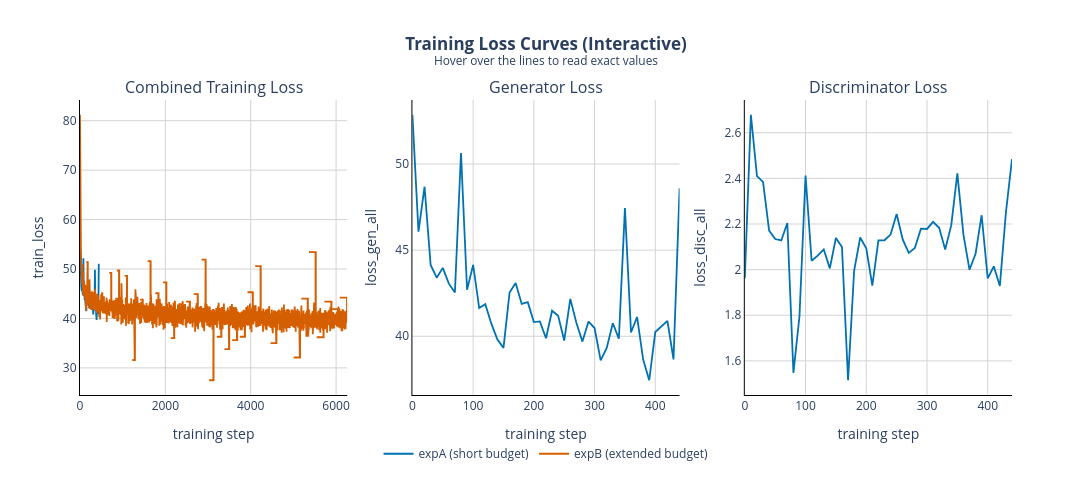

The notebook cell saved with this chart:
### Code cell
# An interactive Plotly version of the loss curves. The static figure
# above is the one we use in the report and slides, but during the viva
# it is useful to be able to hover over the lines and read off exact
# loss values. This cell also saves a self-contained HTML file that
# can be opened in any browser without Python.

import plotly.graph_objects as go
from plotly.subplots import make_subplots

if metrics_a.empty:
    print("No metrics yet, skipping interactive plot.")
else:
    fig_int = make_subplots(
        rows=1, cols=3,
        subplot_titles=("Combined Training Loss",
                        "Generator Loss",
                        "Discriminator Loss"),
        shared_xaxes=False, horizontal_spacing=0.07,
    )

    columns_to_plot = ["train_loss", "loss_gen_all", "loss_disc_all"]

    for i, col in enumerate(columns_to_plot, start=1):
        if col in metrics_a.columns:
            a = metrics_a.dropna(subset=[col])
            a_steps = a["step"].values - a["step"].iloc[0]
            fig_int.add_trace(
                go.Scatter(
                    x=a_steps, y=a[col].values,
                    name="expA (short budget)" if i == 1 else None,
                    legendgroup="expA", showlegend=(i == 1),
                    line=dict(color="rgb(0, 114, 178)", width=1.8),
                    hovertemplate="step %{x}<br>loss %{y:.4f}<extra>expA</extra>",
                ),
                row=1, col=i,
            )

        if not metrics_b.empty and col in metrics_b.columns:
            b = metrics_b.dropna(subset=[col])
            b_steps = b["step"].values - b["step"].iloc[0]
            fig_int.add_trace(
                go.Scatter(
                    x=b_steps, y=b[col].values,
                    name="expB (extended budget)" if i == 1 else None,
                    legendgroup="expB", showlegend=(i == 1),
                    line=dict(color="rgb(213, 94, 0)", width=1.8),
                    hovertemplate="step %{x}<br>loss %{y:.4f}<extra>expB</extra>",
                ),
                row=1, col=i,
            )

        fig_int.update_xaxes(title_text="training step", row=1, col=i)
        fig_int.update_yaxes(title_text=col, row=1, col=i)

    fig_int.update_layout(
        title=dict(
            text="<b>Training Loss Curves (Interactive)</b><br>"
                 "<sup>Hover over the lines to read exact values</sup>",
            x=0.5, xanchor="center",
        ),
        height=480, width=1100,
        plot_bgcolor="white",
        hovermode="x unified",
        legend=dict(orientation="h", y=-0.15, x=0.5, xanchor="center"),
    )

    fig_int.update_xaxes(gridcolor="lightgrey", showline=True, linecolor="black")
    fig_int.update_yaxes(gridcolor="lightgrey", showline=True, linecolor="black")

    interactive_path = paths.figures_dir / "fig03_interactive_loss_curves.html"
    fig_int.write_html(interactive_path, include_plotlyjs="cdn")
    print(f"Saved interactive plot to {interactive_path}")

    fig_int.show()

### Figure 1 — Plotly figure (JSON) as saved in the notebook; plotly's stock layout.template omitted (floating-point values rounded to 4 significant figures; data arrays with more than 128 entries replaced by an {"elided": "..."} marker saying what was removed)
{"data": [{"hovertemplate": "step %{x}<br>loss %{y:.4f}<extra>expA</extra>", "legendgroup": "expA", "line": {"color": "rgb(0, 114, 178)", "width": 1.8}, "name": "expA (short budget)", "showlegend": true, "type": "scatter", "x": [0, 10, 20, 30, 40, 50, 60, 70, 80, 90, 100, 110, 120, 130, 140, 150, 160, 170, 180, 190, 200, 210, 220, 230, 240, 250, 260, 270, 280, 290, 300, 310, 320, 330, 340, 350, 360, 370, 380, 390, 400, 410, 420, 430, 440], "xaxis": "x", "y": [54.82, 48.75, 51.09, 46.52, 45.57, 46.1, 45.18, 44.75, 52.18, 44.5, 46.56, 43.68, 43.92, 42.82, 41.82, 41.46, 44.63, 44.61, 43.87, 44.12, 42.92, 42.79, 42.01, 43.61, 43.34, 41.99, 44.3, 42.86, 41.78, 43.03, 42.66, 40.81, 41.5, 42.85, 42.05, 49.86, 42.37, 43.12, 40.71, 39.68, 42.21, 42.57, 42.82, 40.91, 51.07], "yaxis": "y"}, {"hovertemplate": "step %{x}<br>loss %{y:.4f}<extra>expB</extra>", "legendgroup": "expB", "line": {"color": "rgb(213, 94, 0)", "width": 1.8}, "name": "expB (extended budget)", "showlegend": true, "type": "scatter", "x": {"elided": "6220 int values"}, "xaxis": "x", "y": {"elided": "6220 float values"}, "yaxis": "y"}, {"hovertemplate": "step %{x}<br>loss %{y:.4f}<extra>expA</extra>", "legendgroup": "expA", "line": {"color": "rgb(0, 114, 178)", "width": 1.8}, "showlegend": false, "type": "scatter", "x": [0, 10, 20, 30, 40, 50, 60, 70, 80, 90, 100, 110, 120, 130, 140, 150, 160, 170, 180, 190, 200, 210, 220, 230, 240, 250, 260, 270, 280, 290, 300, 310, 320, 330, 340, 350, 360, 370, 380, 390, 400, 410, 420, 430, 440], "xaxis": "x2", "y": [52.86, 46.07, 48.68, 44.14, 43.4, 43.97, 43.05, 42.55, 50.63, 42.7, 44.14, 41.64, 41.86, 40.73, 39.81, 39.33, 42.53, 43.09, 41.88, 41.98, 40.82, 40.86, 39.89, 41.48, 41.19, 39.75, 42.17, 40.79, 39.69, 40.85, 40.48, 38.6, 39.32, 40.76, 39.85, 47.44, 40.22, 41.12, 38.64, 37.45, 40.24, 40.56, 40.9, 38.66, 48.58], "yaxis": "y2"}, {"hovertemplate": "step %{x}<br>loss %{y:.4f}<extra>expA</extra>", "legendgroup": "expA", "line": {"color": "rgb(0, 114, 178)", "width": 1.8}, "showlegend": false, "type": "scatter", "x": [0, 10, 20, 30, 40, 50, 60, 70, 80, 90, 100, 110, 120, 130, 140, 150, 160, 170, 180, 190, 200, 210, 220, 230, 240, 250, 260, 270, 280, 290, 300, 310, 320, 330, 340, 350, 360, 370, 380, 390, 400, 410, 420, 430, 440], "xaxis": "x3", "y": [1.963, 2.679, 2.41, 2.385, 2.171, 2.134, 2.128, 2.205, 1.548, 1.795, 2.412, 2.039, 2.061, 2.089, 2.006, 2.139, 2.099, 1.515, 1.995, 2.141, 2.094, 1.929, 2.128, 2.129, 2.154, 2.244, 2.133, 2.074, 2.095, 2.179, 2.178, 2.209, 2.183, 2.088, 2.195, 2.422, 2.153, 1.999, 2.07, 2.238, 1.961, 2.015, 1.928, 2.251, 2.485], "yaxis": "y3"}], "layout": {"annotations": [{"font": {"size": 16}, "showarrow": false, "text": "Combined Training Loss", "x": 0.1433, "xanchor": "center", "xref": "paper", "y": 1, "yanchor": "bottom", "yref": "paper"}, {"font": {"size": 16}, "showarrow": false, "text": "Generator Loss", "x": 0.5, "xanchor": "center", "xref": "paper", "y": 1, "yanchor": "bottom", "yref": "paper"}, {"font": {"size": 16}, "showarrow": false, "text": "Discriminator Loss", "x": 0.8567, "xanchor": "center", "xref": "paper", "y": 1, "yanchor": "bottom", "yref": "paper"}], "height": 480, "hovermode": "x unified", "legend": {"orientation": "h", "x": 0.5, "xanchor": "center", "y": -0.15}, "plot_bgcolor": "white", "title": {"text": "<b>Training Loss Curves (Interactive)</b><br><sup>Hover over the lines to read exact values</sup>", "x": 0.5, "xanchor": "center"}, "width": 1100, "xaxis": {"anchor": "y", "domain": [0, 0.2867], "gridcolor": "lightgrey", "linecolor": "black", "showline": true, "title": {"text": "training step"}}, "xaxis2": {"anchor": "y2", "domain": [0.3567, 0.6433], "gridcolor": "lightgrey", "linecolor": "black", "showline": true, "title": {"text": "training step"}}, "xaxis3": {"anchor": "y3", "domain": [0.7133, 1], "gridcolor": "lightgrey", "linecolor": "black", "showline": true, "title": {"text": "training step"}}, "yaxis": {"anchor": "x", "domain": [0, 1], "gridcolor": "lightgrey", "linecolor": "black", "showline": true, "title": {"text": "train_loss"}}, "yaxis2": {"anchor": "x2", "domain": [0, 1], "gridcolor": "lightgrey", "linecolor": "black", "showline": true, "title": {"text": "loss_gen_all"}}, "yaxis3": {"anchor": "x3", "domain": [0, 1], "gridcolor": "lightgrey", "linecolor": "black", "showline": true, "title": {"text": "loss_disc_all"}}}}
